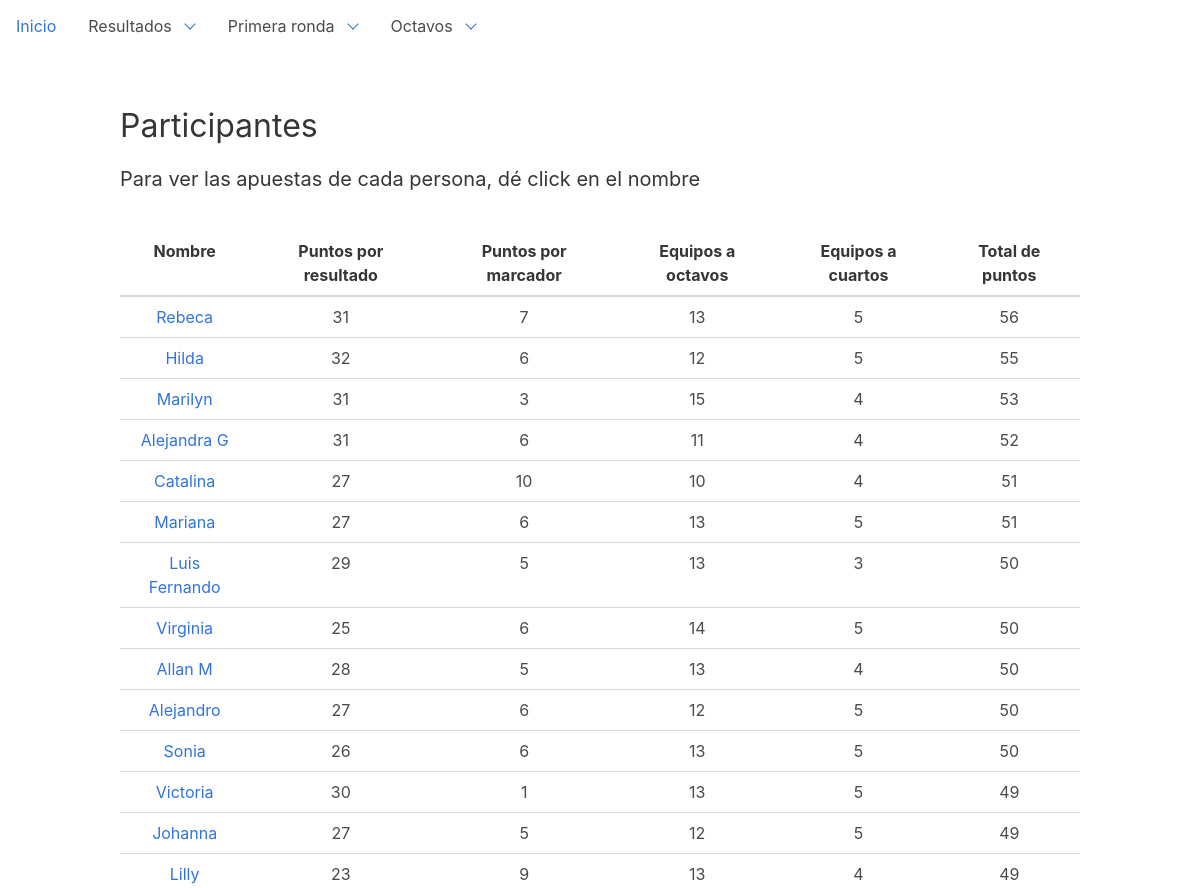
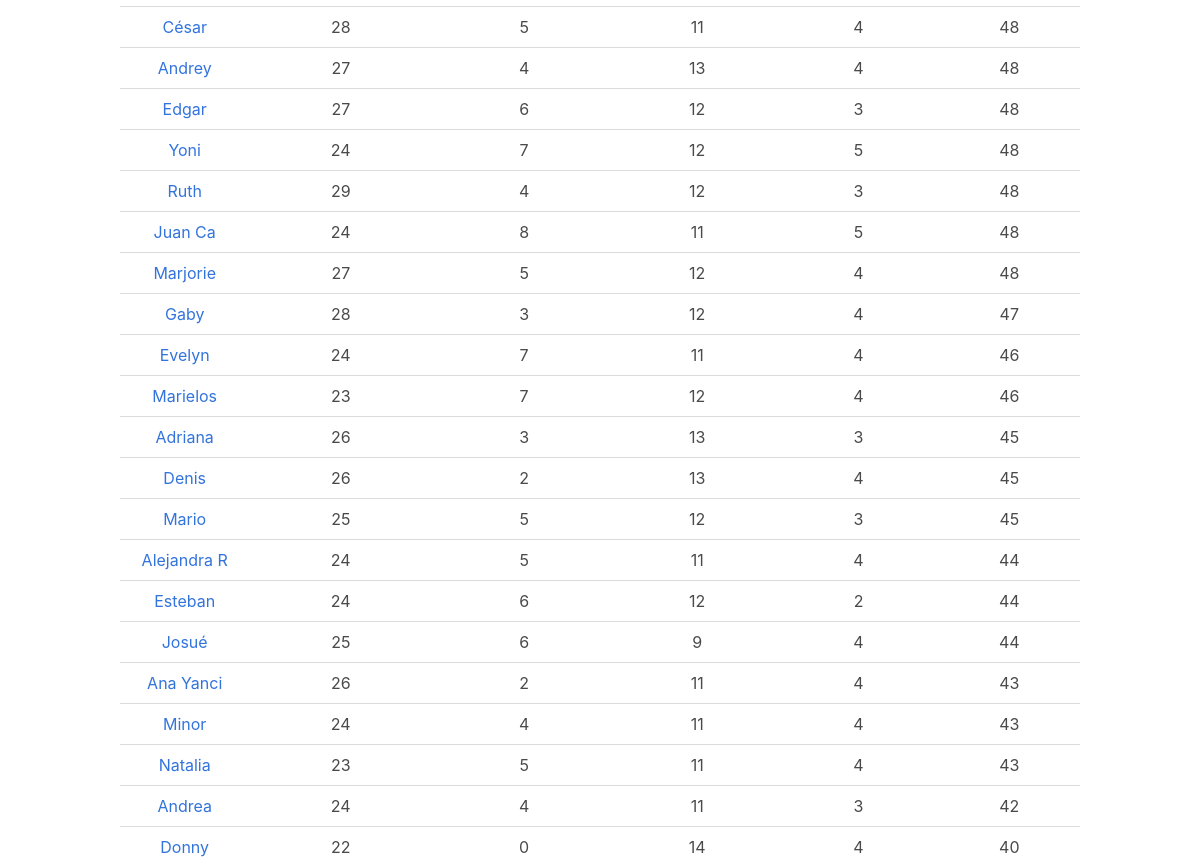
Page /dashboard/gamblers on the committed database (2 pictures, top to bottom).
### dashboard/models.py (models this page shows, shortened)
class Gambler(models.Model):
    name = models.CharField(max_length=48)
    points_result = models.IntegerField(default=0)
    points_score = models.IntegerField(default=0)
    points_result2 = models.IntegerField(default=0)
    points_score2 = models.IntegerField(default=0)
    points_8vo = models.IntegerField(default=0)
    points_4vo = models.IntegerField(default=0)
    points_semi = models.IntegerField(default=0)
    points_3er = models.IntegerField(default=0)
    points_final = models.IntegerField(default=0)
    points_4vo2 = models.IntegerField(default=0)
    points_semi2 = models.IntegerField(default=0)
    points_3er2 = models.IntegerField(default=0)
    points_final2 = models.IntegerField(default=0)

### dashboard/views.py (the view)
class GamblerListView(ListView):
    model = Gambler
    def get_queryset(self):
        queryset = super(GamblerListView, self).get_queryset()
        return queryset.all().exclude(pk=1).annotate(
            points=(F('points_score') + (F('points_result')) + (F('points_8vo')) + (F('points_4vo')))).order_by(
            '-points')

### dashboard/templatetags/custom_tags.py (called while the page is built)
@register.filter()
def total_points(value, arg):
    gambler = Gambler.objects.get(name=arg)
    points = gambler.points_semi + gambler.points_score + gambler.points_final + gambler.points_8vo+gambler.points_4vo + gambler.points_3er + gambler.points_result
    return str(points)

### templates/dashboard/gambler_list.html (shortened to what this page needs)
{% extends 'base.html' %}
{% load custom_tags %}
{% block content %}
    <h1 class="title">Participantes</h1>
    <h4>Para ver las apuestas de cada persona, dé click en el nombre</h4>
    <br/>
    <table class="sortable">
        <thead>
        <tr>
            <th style="text-align: center">Nombre</th>
            <th style="text-align: center">Puntos por resultado </th>
            <th style="text-align: center">Puntos por marcador </th>
            <th style="text-align: center">Equipos a octavos </th>
            <th style="text-align: center">Equipos a cuartos </th>
            <th style="text-align: center">Total de puntos</th>
        </tr>
        </thead>
        <tbody>
        {% for gambler in gambler_list %}
            <tr>
                <td style="text-align: center"><a href="{% url 'gambler-detail' gambler.pk %}">{{ gambler.name }}</a></td>
                <td style="text-align: center">{{ gambler.points_result }}</td>
                <td style="text-align: center">{{ gambler.points_score }}</td>
                <td style="text-align: center">{{ gambler.points_8vo }}</td>
                <td style="text-align: center">{{ gambler.points_4vo }}</td>
                <td style="text-align: center">{{ value|total_points:gambler.name }}</td>
            </tr>
        {% endfor %}
        </tbody>
    </table>
{% endblock %}

### rows in the picture
Gambler: name "Rebeca", points_result "31", points_score "7", points_8vo "13", points_4vo "5", name+points_semi+points_score "56"
Gambler: name "Hilda", points_result "32", points_score "6", points_8vo "12", points_4vo "5", name+points_semi+points_score "55"
Gambler: name "Marilyn", points_result "31", points_score "3", points_8vo "15", points_4vo "4", name+points_semi+points_score "53"
Gambler: name "Alejandra G", points_result "31", points_score "6", points_8vo "11", points_4vo "4", name+points_semi+points_score "52"
Gambler: name "Catalina", points_result "27", points_score "10", points_8vo "10", points_4vo "4", name+points_semi+points_score "51"
Gambler: name "Mariana", points_result "27", points_score "6", points_8vo "13", points_4vo "5", name+points_semi+points_score "51"
Gambler: name "Luis Fernando", points_result "29", points_score "5", points_8vo "13", points_4vo "3", name+points_semi+points_score "50"
Gambler: name "Virginia", points_result "25", points_score "6", points_8vo "14", points_4vo "5", name+points_semi+points_score "50"
Gambler: name "Allan M", points_result "28", points_score "5", points_8vo "13", points_4vo "4", name+points_semi+points_score "50"
Gambler: name "Alejandro", points_result "27", points_score "6", points_8vo "12", points_4vo "5", name+points_semi+points_score "50"
Gambler: name "Sonia", points_result "26", points_score "6", points_8vo "13", points_4vo "5", name+points_semi+points_score "50"
Gambler: name "Victoria", points_result "30", points_score "1", points_8vo "13", points_4vo "5", name+points_semi+points_score "49"
Gambler: name "Johanna", points_result "27", points_score "5", points_8vo "12", points_4vo "5", name+points_semi+points_score "49"
Gambler: name "Lilly", points_result "23", points_score "9", points_8vo "13", points_4vo "4", name+points_semi+points_score "49"
Gambler: name "César", points_result "28", points_score "5", points_8vo "11", points_4vo "4", name+points_semi+points_score "48"
Gambler: name "Andrey", points_result "27", points_score "4", points_8vo "13", points_4vo "4", name+points_semi+points_score "48"
Gambler: name "Edgar", points_result "27", points_score "6", points_8vo "12", points_4vo "3", name+points_semi+points_score "48"
Gambler: name "Yoni", points_result "24", points_score "7", points_8vo "12", points_4vo "5", name+points_semi+points_score "48"
Gambler: name "Ruth", points_result "29", points_score "4", points_8vo "12", points_4vo "3", name+points_semi+points_score "48"
Gambler: name "Juan Ca", points_result "24", points_score "8", points_8vo "11", points_4vo "5", name+points_semi+points_score "48"
Gambler: name "Marjorie", points_result "27", points_score "5", points_8vo "12", points_4vo "4", name+points_semi+points_score "48"
Gambler: name "Gaby", points_result "28", points_score "3", points_8vo "12", points_4vo "4", name+points_semi+points_score "47"
Gambler: name "Evelyn", points_result "24", points_score "7", points_8vo "11", points_4vo "4", name+points_semi+points_score "46"
Gambler: name "Marielos", points_result "23", points_score "7", points_8vo "12", points_4vo "4", name+points_semi+points_score "46"
Gambler: name "Adriana", points_result "26", points_score "3", points_8vo "13", points_4vo "3", name+points_semi+points_score "45"
Gambler: name "Denis", points_result "26", points_score "2", points_8vo "13", points_4vo "4", name+points_semi+points_score "45"
Gambler: name "Mario", points_result "25", points_score "5", points_8vo "12", points_4vo "3", name+points_semi+points_score "45"
Gambler: name "Alejandra R", points_result "24", points_score "5", points_8vo "11", points_4vo "4", name+points_semi+points_score "44"
Gambler: name "Esteban", points_result "24", points_score "6", points_8vo "12", points_4vo "2", name+points_semi+points_score "44"
Gambler: name "Josué", points_result "25", points_score "6", points_8vo "9", points_4vo "4", name+points_semi+points_score "44"
Gambler: name "Ana Yanci", points_result "26", points_score "2", points_8vo "11", points_4vo "4", name+points_semi+points_score "43"
Gambler: name "Minor", points_result "24", points_score "4", points_8vo "11", points_4vo "4", name+points_semi+points_score "43"
Gambler: name "Natalia", points_result "23", points_score "5", points_8vo "11", points_4vo "4", name+points_semi+points_score "43"
Gambler: name "Andrea", points_result "24", points_score "4", points_8vo "11", points_4vo "3", name+points_semi+points_score "42"
Gambler: name "Donny", points_result "22", points_score "0", points_8vo "14", points_4vo "4", name+points_semi+points_score "40"
